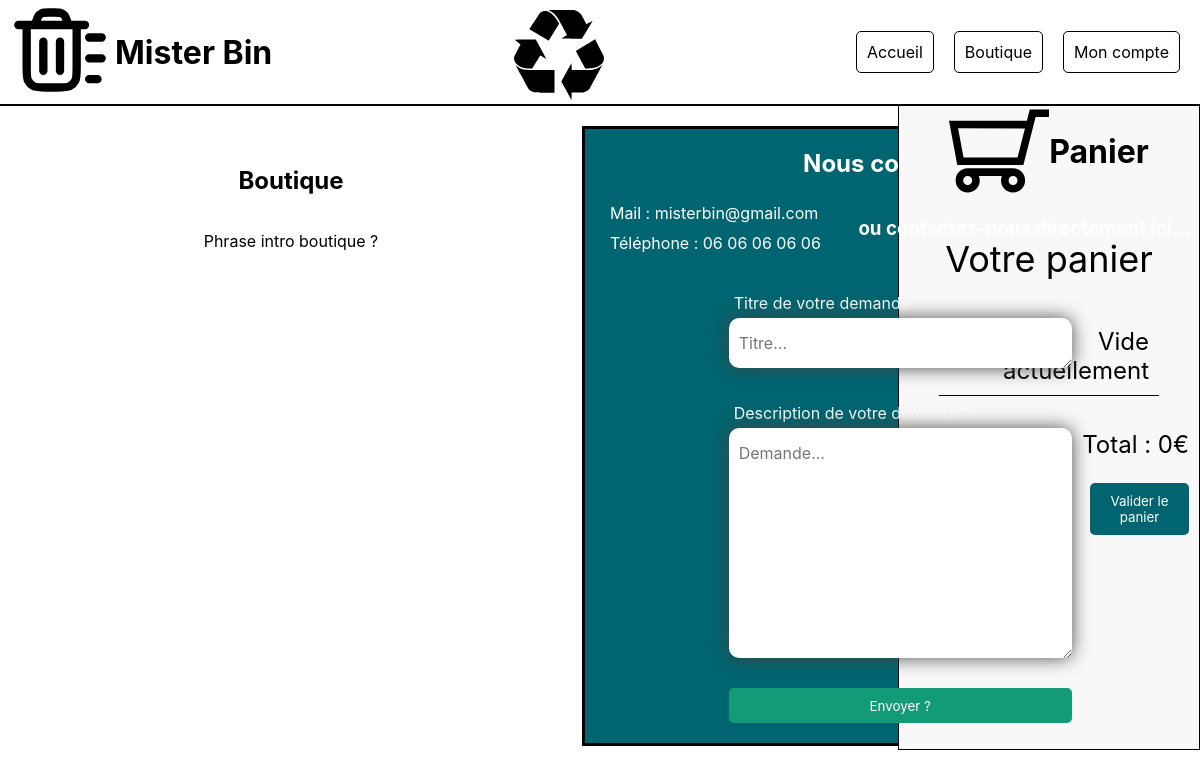
Page /shop/ on the earlier database version.
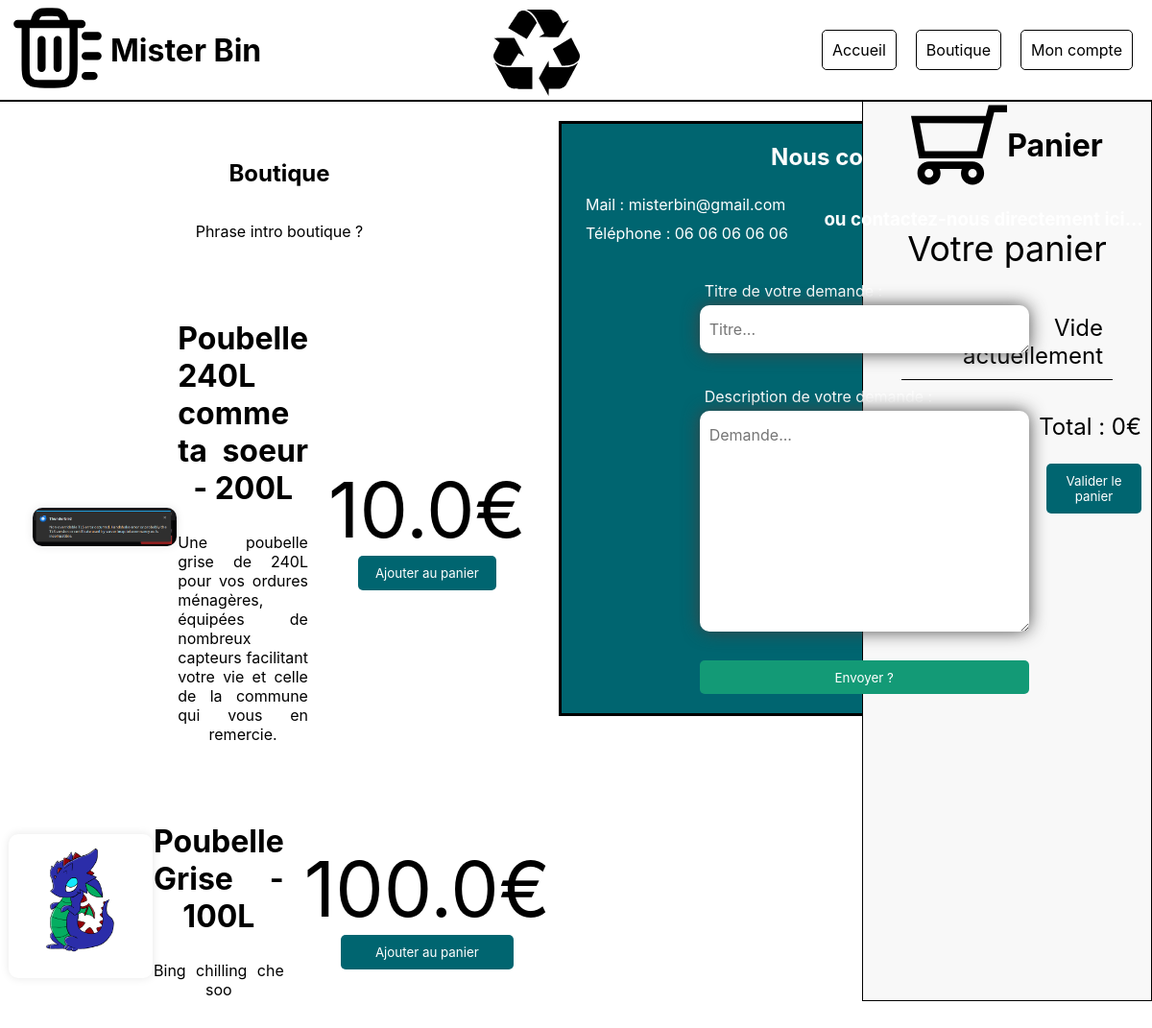
Same page on the later database version.
### tables this page shows
CREATE TABLE products(product_id INTEGER PRIMARY KEY AUTOINCREMENT NOT NULL, product_name VARCHAR(100), price REAL, img_url VARCHAR(100),desc TEXT, volume INTEGER, stock INTEGER);

### backend/app.py (the view)
@app.route('/shop/', methods=['GET','POST'])
def shop():
    if request.method == "POST":
        cart = request.form["cart"]
        products_ids = [int(i) for i in cart.split("-")]
        session["products_ids"] = utilities.runLengthEncoding(sorted(products_ids)) # dict {product_id : quantity}
        return redirect(url_for("cart_validation"))
    products = getProductsList()
    return render_template('shop.html',products=products)

### backend/app.py (called while the page is built)
def getProductsList():
    FIELDS = ["product_id","product_name","price","img_url","desc","volume","stock"]
    cursor.execute("SELECT {} FROM products".format(",".join(FIELDS)))
    products = cursor.fetchall()
    products = [dict(zip(FIELDS,product)) for product in products]
    return products

### frontend/templates/shop.html (shortened to what this page needs)
{%extends "base.html"%}
{%block stylesheets%} <link href="/static/css/shop.css" rel="stylesheet"> {%endblock%}
{%block content%}
<section class = "middleZone">
   <h1 id="titre_shop">Boutique</h1>
   <p> Phrase intro boutique ? </p>
   <ul class = "itemList">
      {% for product in products %}
         <li class="item">
            <img class="itemPic" src="/static/images/products/{{ product.img_url}}" alt="Poubelle Grise">
            <section class = "itemInfo">
               <h2 class="itemName"> {{ product.product_name }} - {{ product.volume }}L </h2>
               <p class="itemDesc">
                  {{ product.desc }}
               </p>
            </section>
            <section class="itemBuying">
               <p class="itemPrice"> {{ product.price }}€ </p>
               <button onclick="addToCart({product_id: '{{product.product_id}}',name: '{{product.product_name}} - {{ product.volume}}L', price: '{{product.price}}€', img_src:'../static/images/{{product.img_url}}'})"> Ajouter au panier </button>
            </section>
         </li>
      {% endfor  %}
   </ul>
</section>
<div id="shoppingCart" class="shopping-cart">
   <div class="shoppingHeader">
      <img id="cart_logo" src="/static/images/shopping-cart.svg" alt="Logo of the shopping cart" width="100" height="100">
      <h1 id="cart_title">Panier</h1>
   </div>
   <div class="shoppingContent">
      <p id="cart_text">Votre panier</p>
      <ul id="cart_list">
         <li id="emptyCart">Vide actuellement</li>
      </ul>
</div>
<div class = "shoppingFooter">
   <p id="total_amount">Total : 0€</p>
   <form id="validation-cart-form" action="/shop/" method="post" onsubmit="submitCart()">
      <button id="cartConfirmButton">Valider le panier</button>
   </form>
</div>
{%endblock%}

### frontend/templates/base.html (shortened to what this page needs)
<!DOCTYPE html>
<html lang="fr">
<head>
    <link href="/static/css/base.css" rel="stylesheet">
    {%block stylesheets%}{%endblock%}
</head>
<body>
    <div class ="headerui">
        <div class="header">
            <div class="header-left">
                <a href="/" id="logo"><img src="/static/images/trash.svg" id="logo" alt = "Logo of the project" width="100" height="100"></a>
                <h1> Mister Bin</h1>
            </div>
            <a href="#top" id="top_logo"><img src="/static/images/env.svg" id="top_logo" alt = "Logo used to go back at the top of the page" width="90" height="90"></a>
            <div class="header-right">
                <a class="active" href="/">Accueil</a>
                <a href="/shop/">Boutique</a>
                <a href="/profile/">Mon compte</a>
            </div>
        </div>
        <div class="header-line"></div>
    </div>
    <div class="content">
        {%block content%}{%endblock%}
    </div>
    <div class="footer">
        <div class="contact">
            <div>
                <h2 id="contact_title">Nous contacter :</h2>
            </div>
            <div class="flex-row column-container flex-space-around">
                <div class="flex-column flex-space-around">
                    <div>
                        Mail : misterbin@gmail.com
                    </div>
                    <div>
                        Téléphone : 06 06 06 06 06
                    </div>
                </div>
                <div class="flex-center">
                    <h3> ou contactez-nous directement ici...</h3>
                </div>
                <div>
                    <form action="/client-request/">
                        <div class="text-area-container flex-column">
                            <label class="label-textarea" for="title-textarea">Titre de votre demande :</label>
                            <textarea placeholder="Titre..." class="text-area-style" name="title-textarea" cols="30" rows="1"></textarea>
                        </div>
                        <div class="text-area-container flex-column">
                            <label class="label-textarea" for="title-textarea">Description de votre demande :</label>
                            <textarea placeholder="Demande..." class="text-area-style" name="desc-textarea" cols="30" rows="10"></textarea>
                        </div>
                        <div style="margin:20px 0px;" class="flex-center">
                            <input class="btn-submit" type="submit" value="Envoyer ?">
                        </div>
                    </form>
                </div>
            </div>
        </div>
    </div>
</body>
</html>

### frontend/static/css/base.css (style rules this page uses)
* { font-family: 'Inter', sans-serif; }
body { background-color: rgb(255, 255, 255); margin : 0; overflow: visible; }
.header { display: flex; justify-content: space-between; align-items: center; background-color: #ffffff; color: #000000; width: 100%; top: 0; left: 0; z-index: 100; }
#top_logo { margin-top:5px; }
.header a:not([id = "logo"],[id = "top_logo"]) { text-decoration: none; padding: 10px; color: #000000; margin: 10px; border: 1px solid #000000; border-radius: 5px; }
.header-line { width: 100%; height: 2px; background-color: #000; margin: 0 auto; }
.headerui { display: flex; justify-content: center; flex-direction: column; position: sticky; z-index: 100; top:0; }
.header-left { display: flex; justify-content: center; align-items: center; margin-left: 10px; gap:5px; }
.header-right { display: flex; justify-content: center; align-items: center; margin-right: 10px; }
.contact { display: flex; justify-content: center; bottom: 0; left:0; padding-left: 1%; width: 100%; background-color: #006570; color: #fff; z-index: 100; align-items: center; flex-direction: column; border:3px solid black; }
.flex-column { display: flex; flex-direction: column; }
.flex-row { display: flex; flex-direction: row; }
.column-container { width:100%; flex-wrap: wrap; position:relative; height: 100%; }
.text-area-style { padding: 15px 10px; font-size: 16px; border-width: 3px; border-color: #CCCCCC; background-color: #FFFFFF; color: #000000; border-style: hidden; border-radius: 10px; box-shadow: 0px 0px 18px rgba(66,66,66,.95); }
.flex-space-around { display: flex; justify-content: space-around; }
.label-textarea { text-align: left; padding:5px; }
.flex-center { display: flex; justify-content: center; align-items: center; }
.text-area-container { width: 100%; margin: 30px 0px; }
.btn-submit { background-color: #139a76; color: #fff; padding: 0.7em; border-radius: 5px; outline: 0; border: 0; width: 100%; cursor: pointer; box-sizing: border-box; transition: background-color 0.3s ease-in-out; }

### frontend/static/css/shop.css (style rules this page uses)
.content { display: flex; flex-direction: row; width: 100%; height: 100%; margin-top: 20px; }
.content button:not([class="removeButton"]) { width:70%; border: none; outline: none; background: #006570; color: #ffffff; padding: 10px; border-radius: 5px; cursor: pointer; transition: background 0.3s ease; margin: 0 auto auto auto; }
.middleZone { display: flex; flex-direction: column; align-items: center; width: 70%; margin-top: 20px; overflow-x:scroll; }
.itemList { display: flex; flex-direction: column; align-items: center; width: 100%; margin-top: 20px; padding:0; }
.item { display: flex; flex-direction: row; flex-wrap: nowrap; justify-content: center; align-items: center; gap: 1px; width: 80%; margin: 20px auto; }
.itemName { font-size: 2em; font-weight: bold; }
.itemBuying { display: flex; flex-direction: column; justify-content: center; align-items: center; margin-left: 20px; margin-top: 0; }
#cart_text { text-align: center; font-size: 1.5em; }
#total_amount { font-size: 1.5em; margin-left:auto; margin-right: 10px; text-align: end; }
#validation-cart-form { display: flex; justify-content: space-between; margin-bottom: 100px; }
#cartConfirmButton { width:33%; align-self: flex-end; margin-left: auto; margin-right: 10px; }
.itemInfo { max-width: 30%; text-align: justify; text-align-last:center; }
.itemPic { border-radius: 10px; box-shadow: 0 0 10px rgba(0, 0, 0, 0.1); max-width: 150px; height:auto; }
.itemPrice { font-size: 5em; margin-bottom: 0; margin: 0; }
.shopping-cart { display: flex; flex-direction: column; color:#000000; position: fixed; right:0; bottom:50px; top:100px; height:auto; background-color: #f8f8f8; overflow-y: auto; width: 25%; border: #000000 solid 1px; }
.shoppingHeader { display: flex; flex-direction: row; align-items: center; justify-content: center; }
.shoppingContent { text-align: right; width:80%; align-self: center; font-size: 1.5em; overflow-y: auto; }
.shoppingContent li { display: flex; flex-direction: row; justify-content: space-between; align-items: center; margin: 10px; padding: 10px; border-bottom: 1px solid #000000; }
.shoppingContent ul { padding:0; margin: 0; }
#emptyCart { display: flex; justify-content: center; align-items: center; }

Differences in the rows shown:
added products: img_url (picture), product_name "Poubelle 240L comme ta soeur", volume "200", desc "Une poubelle grise de 240L pour vos ordures ménagères, équipées de nombreux capteurs facilitant votre vie et celle de la commune qui vous en remercie.", price "10.0"
added products: img_url (picture), product_name "Poubelle Grise", volume "100", desc "Bing chilling che soo", price "100.0"
